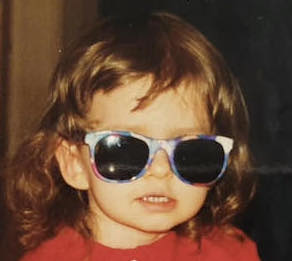
#> input picture example/baby Julia.jpg, 292 x 261 px, found by its file name
$ python photo_to_excel.py
#> lines starting #> are read from the running program, lines starting #| are printed output that depends on the picture
import os
from PIL import Image
from openpyxl import Workbook
from openpyxl.utils import get_column_letter
from openpyxl.styles import PatternFill
from PIL import Image

img_path = "example/baby Julia.jpg"
img_name, _ = os.path.splitext(img_path)
print(img_name)

num_rows, num_columns = 64, 64

def rgb_to_color(rgb_tuple):
    return f"FF{rgb_tuple[0]:02X}{rgb_tuple[1]:02X}{rgb_tuple[2]:02X}"

def remove_alpha(rgb_tuple):
    return rgb_tuple[:3]

def apply_colors_from_rgb(rgb_list, sheet):
        # Set the column width and row height to make square cells
    for row_index in range(1, num_rows + 1):
        sheet.row_dimensions[row_index].height = 75/4

    for column_index in range(1, num_columns + 1):
        col_letter = get_column_letter(column_index)
        sheet.column_dimensions[col_letter].width = 12.43/4

    for row_index, row in enumerate(rgb_list, start=1):
        for col_index, rgb_color in enumerate(row, start=1):
            # Convert RGB to Color object
            rgb_color = remove_alpha(rgb_color)
            color = PatternFill(start_color=rgb_to_color(rgb_color), end_color=rgb_to_color(rgb_color), fill_type="solid")

            # Get the column letter
            col_letter = get_column_letter(col_index)

            # Apply the color to the cell
            sheet[f"{col_letter}{row_index}"].fill = color
                        # Debugging: Print RGB values for 'AD1'
            if col_index == 30 and row_index == 1:
                print(f"RGB for 'AD1': {rgb_color}")

img = Image.open(img_path)
#> img is the input picture: PIL image 292x261 RGB; mean R, G, B 101.3, 71.6, 53.1

imgSmall = img.resize((num_rows, num_columns))
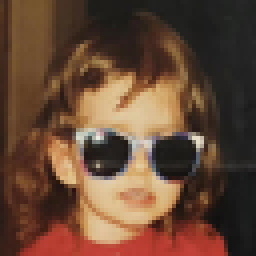
#> imgSmall: PIL image 64x64 RGB (shown 4 times larger); mean R, G, B 101.3, 71.6, 53.1

# Scale back up using NEAREST to original size
result = imgSmall.resize(img.size,Image.NEAREST)
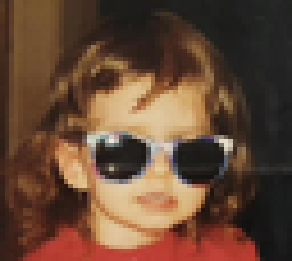
#> result: PIL image 292x261 RGB; mean R, G, B 101.2, 71.6, 53.1

# Save
result.save(img_name+" pixelated.png")

pix_val = list(imgSmall.getdata())
#> pix_val = 4096 items, first 6: (78, 51, 37), (64, 40, 28), (88, 59, 40), (120, 87, 52), (119, 86, 50), (112, 79, 47)

rgb_list_2d = [pix_val[i:i+num_rows] for i in range(0, len(pix_val), num_rows)]
#> rgb_list_2d = 64 items

# Create a new workbook and select the active sheet
workbook = Workbook()
sheet = workbook.active

# Apply colors from the RGB list to the Excel sheet
apply_colors_from_rgb(rgb_list_2d, sheet)
#> the loop in apply_colors_from_rgb, `for row_index, row in enumerate(rgb_list, start=1):` made 64 passes
#| RGB for 'AD1': (29, 28, 26)

# Save the workbook
workbook.save(img_name+'_excel.xlsx')
print('done')

$ run again, with tests/test_photos/bush_shoeing_incident.jpg copied over example/baby Julia.jpg
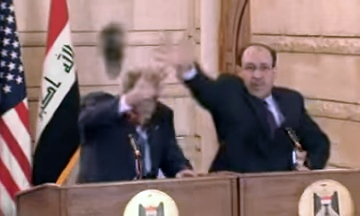
#> input picture tests/test_photos/bush_shoeing_incident.jpg, 360 x 216 px, found by its file name
#> img is the input picture: PIL image 360x216 RGB; mean R, G, B 134.5, 111.4, 109.9
#> `imgSmall = img.resize((num_rows, num_columns))`:
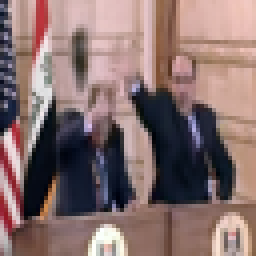
#> imgSmall: PIL image 64x64 RGB (shown 4 times larger); mean R, G, B 134.5, 111.4, 109.9
#> `result = imgSmall.resize(img.size,Image.NEAREST)`:
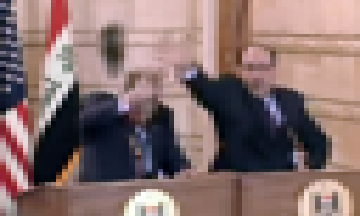
#> result: PIL image 360x216 RGB; mean R, G, B 134.4, 111.3, 109.8
#> pix_val = 4096 items, first 6: (51, 49, 66), (39, 41, 58), (163, 140, 140), (219, 188, 187), (196, 166, 160), (178, 148, 137)
#> rgb_list_2d = 64 items
#> the loop in apply_colors_from_rgb, `for row_index, row in enumerate(rgb_list, start=1):` made 64 passes
#| RGB for 'AD1': (224, 188, 188)
